Frame 1 (no input): blank canvas, image omitted
Frame 60 (no input): blank canvas, image omitted
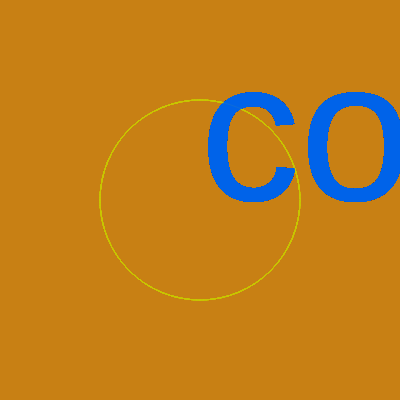
Frame 120 (the mouse pressed at the canvas centre since frame 60)

The p5.js sketch whose frames 1 and 60 were blank and that drew this single picture after the mouse press (run headless with seeded random() and noise() and a simulated clock; from frame 60 on, the mouse is pressed at the canvas centre):

// p5.js sketch
// ── sketch.js
function setup() {
  createCanvas(400, 400);
background(200, 128, 20)

}

function draw() {

  stroke(200,200,0)
  noFill()
  strokeWeight(0.3)
  circle(200, 200, mouseX);
  
  noStroke()
  fill(0,100,233,mouseX)
  textSize(mouseX)
  text("codedrift",200,200)

}
